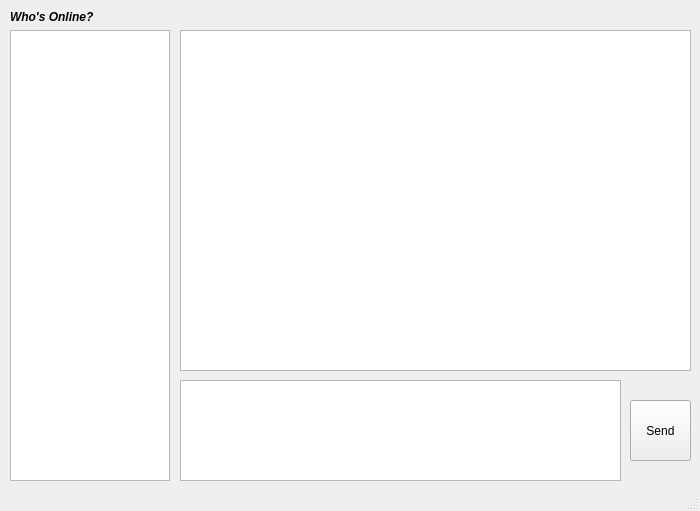
<?xml version="1.0" encoding="UTF-8"?>
<ui version="4.0">
 <class>Chat</class>
 <widget class="QMainWindow" name="Chat">
  <property name="geometry">
   <rect>
    <x>0</x>
    <y>0</y>
    <width>700</width>
    <height>511</height>
   </rect>
  </property>
  <property name="minimumSize">
   <size>
    <width>700</width>
    <height>511</height>
   </size>
  </property>
  <property name="maximumSize">
   <size>
    <width>700</width>
    <height>511</height>
   </size>
  </property>
  <property name="windowTitle">
   <string>SoQt Chat</string>
  </property>
  <widget class="QWidget" name="centralwidget">
   <widget class="QWidget" name="verticalLayoutWidget">
    <property name="geometry">
     <rect>
      <x>10</x>
      <y>10</y>
      <width>160</width>
      <height>471</height>
     </rect>
    </property>
    <layout class="QVBoxLayout" name="verticalLayout">
     <item>
      <widget class="QLabel" name="label">
       <property name="font">
        <font>
         <weight>75</weight>
         <italic>true</italic>
         <bold>true</bold>
         <strikeout>false</strikeout>
         <kerning>true</kerning>
        </font>
       </property>
       <property name="text">
        <string>Who's Online?</string>
       </property>
      </widget>
     </item>
     <item>
      <widget class="QListWidget" name="listOnline"/>
     </item>
    </layout>
   </widget>
   <widget class="QWidget" name="verticalLayoutWidget_2">
    <property name="geometry">
     <rect>
      <x>180</x>
      <y>30</y>
      <width>511</width>
      <height>341</height>
     </rect>
    </property>
    <layout class="QVBoxLayout" name="verticalLayout_2">
     <item>
      <widget class="QTextBrowser" name="txtMessages"/>
     </item>
    </layout>
   </widget>
   <widget class="QWidget" name="horizontalLayoutWidget">
    <property name="geometry">
     <rect>
      <x>180</x>
      <y>380</y>
      <width>441</width>
      <height>101</height>
     </rect>
    </property>
    <layout class="QHBoxLayout" name="horizontalLayout">
     <item>
      <widget class="QTextEdit" name="textEntry"/>
     </item>
    </layout>
   </widget>
   <widget class="QPushButton" name="btnSend">
    <property name="geometry">
     <rect>
      <x>630</x>
      <y>400</y>
      <width>61</width>
      <height>61</height>
     </rect>
    </property>
    <property name="text">
     <string>Send</string>
    </property>
   </widget>
  </widget>
  <widget class="QStatusBar" name="statusbar"/>
 </widget>
 <resources/>
 <connections/>
</ui>
